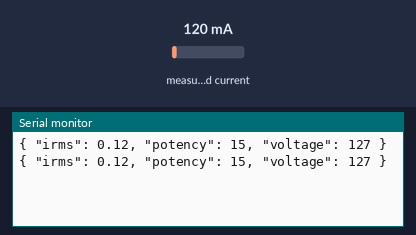
This sketch was run on a simulated Arduino Uno, built with avr-gcc and run on an emulated ATmega328P. On the bench: the last lines printed to the serial monitor. Inputs (shaded band) come from the test bench; at power-on: measured current 120 mA.

Above: at 4.1 s.
4.2 s: measured current set to 40 mA
At 7.9 s:
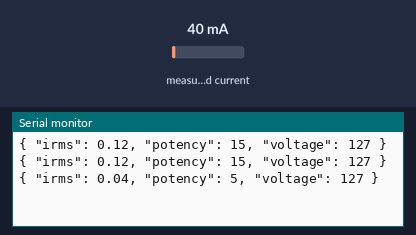
8.3 s: measured current set to 500 mA
At 10.8 s:
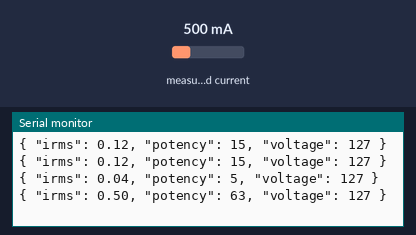
Timing chart, 0 to 12.3 s (numbered marks = the images above; inputs shaded):
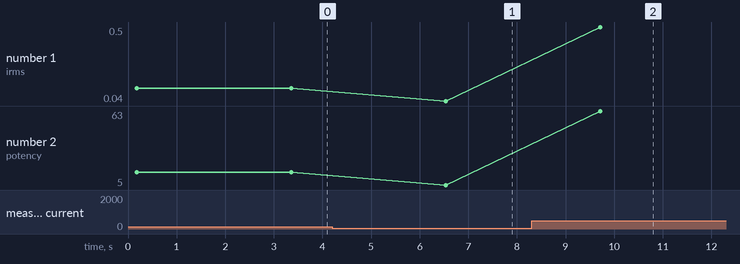

The sketch:

Emolib.ino
```cpp
#include "EmonLib.h";
int voltage = 127;
int pinSCT = A1;
EnergyMonitor SCT013;
int potency;
char json;
double Irms;

void setup() {
  Serial.begin(9600);
  SCT013.current(pinSCT, 60.607);
}


void loop() {

  Irms = SCT013.calcIrms(1480);
  potency = Irms * voltage;

  Serial.print("{ \"irms\": ");
  Serial.print((String)+Irms+", ");

  Serial.print("\"potency\": ");
  Serial.print((String)+potency+", ");


  Serial.print("\"voltage\": ");
  Serial.print((String)+voltage);

  Serial.println(" }");


  delay(3000);

}
```

Measured:
- after the input at 4.2 s, the serial monitor: prints a new line after 2.3 s (image 1)
- after the input at 8.3 s, the serial monitor: prints a new line after 1.4 s (image 2)
- plotted number 1: 0.12 → 0.04 after the input at 4.2 s, 0.04 → 0.5 after the input at 8.3 s
- plotted number 2: 15 → 5 after the input at 4.2 s, 5 → 63 after the input at 8.3 s
